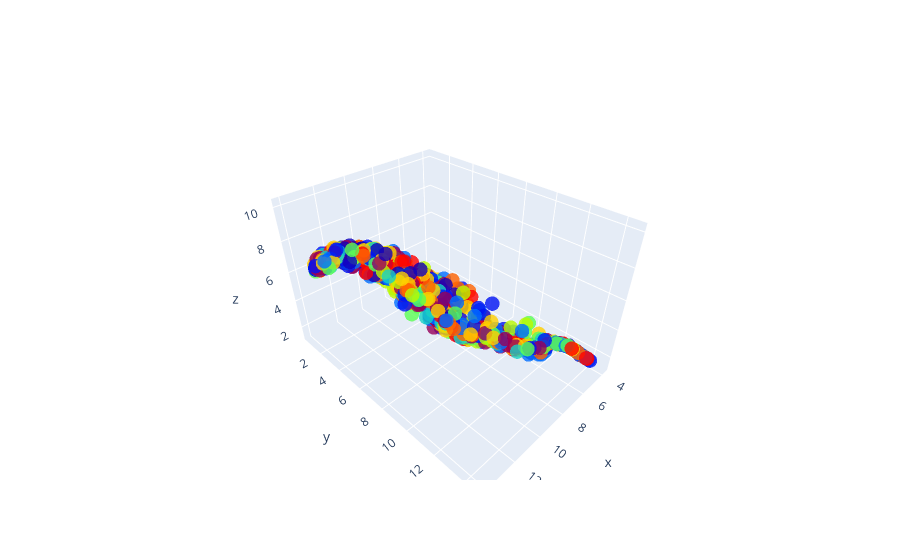

Here is the notebook cell this chart was saved with:
### Code cell
fig = go.Figure(data=[go.Scatter3d(
    x=projections[:, 0],
    y=projections[:, 1],
    z=projections[:, 2],
    mode='markers',
    marker=dict(
        size=5,
        color=val_labels,  # set color to an array/list of desired values
        colorscale='Rainbow',  # choose a colorscale
        opacity=0.8,
    ),
)])

fig.show()

### Figure 1 — Plotly figure (JSON) as saved in the notebook; plotly's stock layout.template omitted (floating-point values rounded to 4 significant figures; data arrays with more than 128 entries replaced by an {"elided": "..."} marker saying what was removed)
{"data": [{"marker": {"color": {"elided": "1024 float values"}, "colorscale": [[0.0, "rgb(150,0,90)"], [0.125, "rgb(0,0,200)"], [0.25, "rgb(0,25,255)"], [0.375, "rgb(0,152,255)"], [0.5, "rgb(44,255,150)"], [0.625, "rgb(151,255,0)"], [0.75, "rgb(255,234,0)"], [0.875, "rgb(255,111,0)"], [1.0, "rgb(255,0,0)"]], "opacity": 0.8, "size": 5}, "mode": "markers", "x": {"elided": "1024 float values"}, "y": {"elided": "1024 float values"}, "z": {"elided": "1024 float values"}, "type": "scatter3d"}], "layout": {}}
